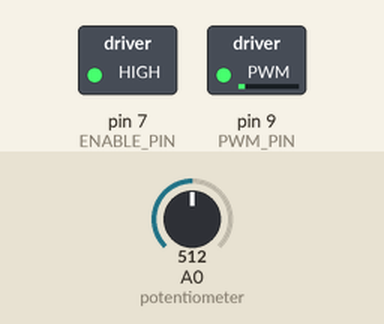
Recording of a sketch running on a simulated Arduino Uno, built with avr-gcc and run on an emulated ATmega328P. Shown: switched loads named in the sketch (green lamp = pin HIGH). The inputs (shaded band) are chosen by the test bench; at power-on: A0 (potentiometer) = 512. What the sketch prints to the serial monitor is not drawn.

Above: at 3.2 s.
3.3 s: A0 (potentiometer) set to 538
At 3.9 s:
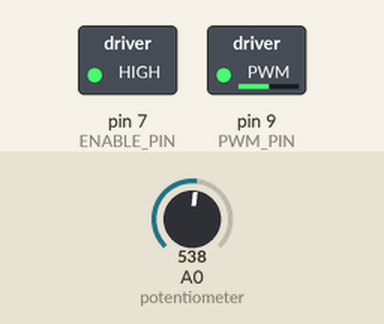
4.8 s: A0 (potentiometer) set to 511
At 6.8 s:
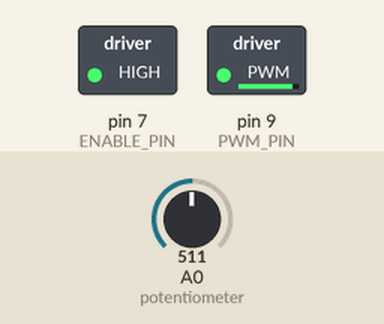
7.6 s: A0 (potentiometer) set to 389
9.5 s: A0 (potentiometer) set to 371
At 10.8 s:
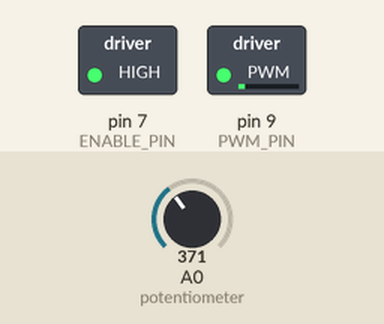
12.0 s: A0 (potentiometer) set to 391
At 14.0 s:
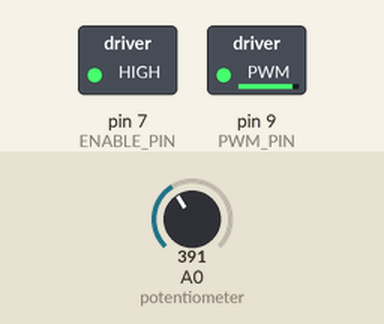
Timing chart, 0 to 15.2 s (numbered marks = the images above; inputs shaded):
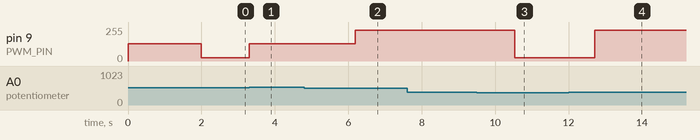

Measured:
- the behaviour switches between 528 and 529 on A0 (potentiometer) (found by bisection; images 0 and 1)
- the behaviour switches between 381 and 380 on A0 (potentiometer) (found by bisection; images 2 and 3)
- after the input at 3.3 s, pin 9 (PWM_PIN): 26/255 → 128/255 at once
- after the input at 4.8 s, pin 9 (PWM_PIN): 128/255 → 229/255 after 1.4 s
- after the input at 9.5 s, pin 9 (PWM_PIN): 229/255 → 26/255 after 1.0 s
- after the input at 12.0 s, pin 9 (PWM_PIN): 26/255 → 229/255 after 0.72 s

The sketch:

PIDTEST.ino
```cpp
#include <TimerOne.h>
#include <PID_v1.h>
/*
  Husk at installere bibliotek Sketch installer bibliotek - addlibrary   find zip fil. arduino pakker det ud.
  forstÃ¸rrelsesglas giver seriel data,  klik autoscroll fra, og CTRL+A for at markere modtaget data, kopier over i editor.
  Husk ESCON(motordriver) bliver reset ved arduino opstart. og sÃ¥fremt den har en error nustillies denne. Dette gÃ¸res af sikerhedshensyn kun ved opstart.

*/

//  PWM to ESCON(motor driver) Scaling
//  duty cycle <10% = invalid, motor driver will shut down
//  duty cycle 10% = -11A
//  duty cycle 50% = 0A
//  duty cycle 90% = +11A
//  duty cycle >90% = invalid, motor driver will shut down
//  PWM = 8bit, 0-255,  127/128 = 50


#define PWM_PIN 9
#define ENABLE_PIN 7
#define POTMETERARM A0
#define POTMETERSTICK A1
#define CURRENT_INPUT A5

double pos = 0;
int posStick = 0;

double setpoint = 377;
float setpointStick = 535;
double OutputController = 0;
double OutputController2 = 0;
double OldOutput;
double OldOutput2;
double calcedPWM = 0;

double kp = 400, ki = 900, kd = 25;

PID myPID(&pos, &OutputController, &setpoint, kp, ki, kd, DIRECT);
PID myPID2(&pos, &OutputController2, &setpoint, kp, ki, kd, REVERSE);

void setup() {
  // put your setup code here, to run once:
  // setup timerOne, we use this library to get 10bit resolution for PWM.
  Timer1.initialize(2000);
  Timer1.stop();				//stop the counter
  Timer1.restart();			//set the clock to zero
  pinMode(PWM_PIN, OUTPUT);
  Timer1.pwm(PWM_PIN, 512, 2000);   // setup to 500Hz and 50% Duty cycle
  // to change PWM use the following function
  // Timer1.setPwmDuty(PWM_PIN, 512);
  // we setup this pwm signal before enabling the ESCON, sÃ¥ that it gets a valid pwm from the start.
  pinMode(ENABLE_PIN, OUTPUT);
  digitalWrite(ENABLE_PIN, LOW);  // disable ESCON to clear any errors
  delay(2000);
  digitalWrite(ENABLE_PIN, HIGH);  // enable ESCON
  Serial.begin(57600);            // enable serial comm
  myPID.SetMode(AUTOMATIC);
  myPID2.SetMode(AUTOMATIC);
  myPID.SetOutputLimits(0, 512);
  myPID2.SetOutputLimits(0, 512);
  myPID.SetSampleTime(5);
  myPID2.SetSampleTime(5);
}

void loop() {

  // put your main code here, to run repeatedly:
  pos = analogRead(A0);  // read position from potentiometer
  if (pos < 381)
  {
    myPID.Compute();
    if(myPID.Compute() == 1)
    {
       calcedPWM = 512 + (OutputController2);
       calcedPWM = 1024 - calcedPWM;
    }
  }
  else if (pos > 372)
  {
    myPID2.Compute();
    if(myPID2.Compute() == 1)
    {
       calcedPWM = 512 - (OutputController2);
       calcedPWM = 1024 - calcedPWM;
    }
  }
  // limit pwm til valid range with 90% and 10%
  if (calcedPWM > 916)
    calcedPWM = 916;
  if (calcedPWM < 105)
    calcedPWM = 105;
  if (pos < 235 || pos > 528)
  {
    calcedPWM = 512;
  }
  Serial.println(calcedPWM);
  // invert signal to make the controller go the other towards center.
  Timer1.setPwmDuty(PWM_PIN, calcedPWM);
}
```
